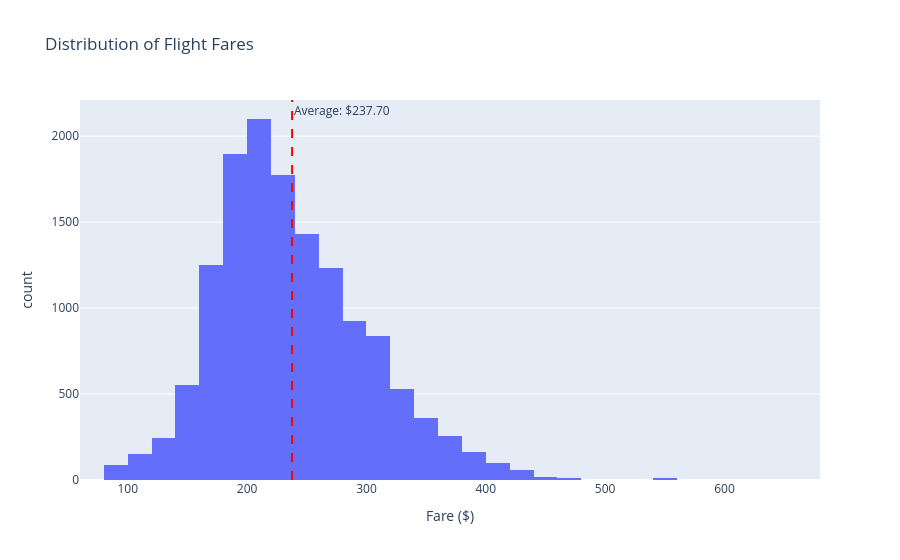

The cell this chart's notebook holds for it:
### Markdown cell above
## 3. Fare Distribution Overview

How are flight prices spread out?

### Code cell
fig = px.histogram(df, 
                   x='fare',
                   nbins=60,
                   title='Distribution of Flight Fares',
                   labels={'fare': 'Fare ($)', 'count': 'Number of Flights'},
                   color_discrete_sequence=['#636EFA'])

# Add average line
avg_fare = df['fare'].mean()
fig.add_vline(x=avg_fare, line_dash="dash", line_color="red",
              annotation_text=f"Average: ${avg_fare:.2f}",
              annotation_position="top right")

fig.update_layout(showlegend=False)
fig.show()

print(f"📊 Average fare: ${df['fare'].mean():.2f}")
print(f"📊 Median fare: ${df['fare'].median():.2f}")
print(f"📊 Cheapest: ${df['fare'].min():.2f}")
print(f"📊 Most expensive: ${df['fare'].max():.2f}")

### Figure 1 — Plotly figure (JSON) as saved in the notebook; plotly's stock layout.template omitted (floating-point values rounded to 4 significant figures; data arrays with more than 128 entries replaced by an {"elided": "..."} marker saying what was removed)
{"data": [{"bingroup": "x", "hovertemplate": "Fare ($)=%{x}<br>count=%{y}<extra></extra>", "legendgroup": "", "marker": {"color": "#636EFA", "pattern": {"shape": ""}}, "name": "", "nbinsx": 60, "orientation": "v", "showlegend": false, "type": "histogram", "x": {"elided": "14004 float values"}, "xaxis": "x", "yaxis": "y"}], "layout": {"annotations": [{"showarrow": false, "text": "Average: $237.70", "x": 237.7, "xanchor": "left", "xref": "x", "y": 1, "yanchor": "top", "yref": "y domain"}], "barmode": "relative", "legend": {"tracegroupgap": 0}, "shapes": [{"line": {"color": "red", "dash": "dash"}, "type": "line", "x0": 237.7, "x1": 237.7, "xref": "x", "y0": 0, "y1": 1, "yref": "y domain"}], "showlegend": false, "title": {"text": "Distribution of Flight Fares"}, "xaxis": {"anchor": "y", "domain": [0, 1], "title": {"text": "Fare ($)"}}, "yaxis": {"anchor": "x", "domain": [0, 1], "title": {"text": "count"}}}}
